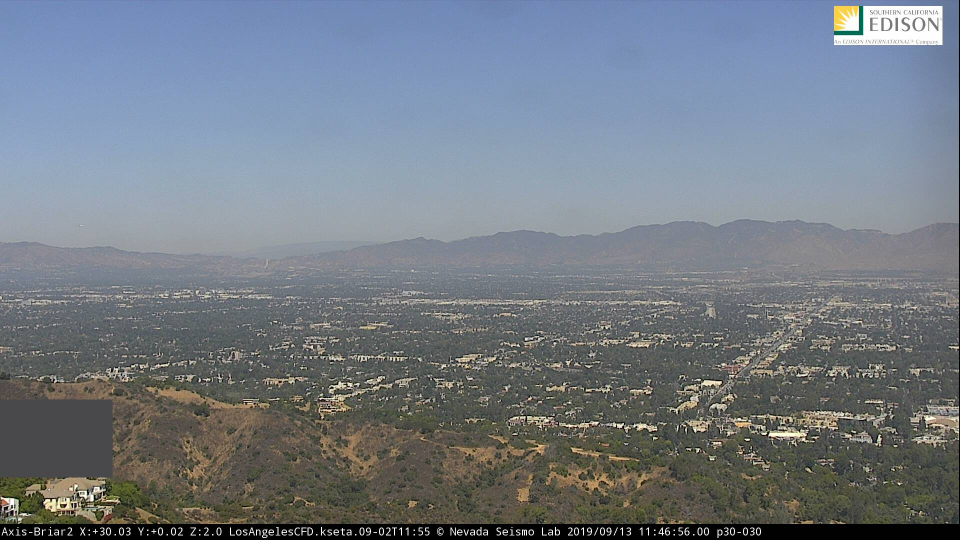
#> input picture lib/test_OCR1.jpg, 1920 x 1080 px (shown at 1/2 size)
$ python -i segmentation_library.py   (imports and definitions only)   (older library calls are emulated)
#> lines starting #> are read from the running program, lines starting #| are printed output that depends on the picture
# Copyright 2018 The Fuego Authors.
#
# Licensed under the Apache License, Version 2.0 (the "License");
# you may not use this file except in compliance with the License.
# You may obtain a copy of the License at
#
#     http://www.apache.org/licenses/LICENSE-2.0
#
# Unless required by applicable law or agreed to in writing, software
# distributed under the License is distributed on an "AS IS" BASIS,
# WITHOUT WARRANTIES OR CONDITIONS OF ANY KIND, either express or implied.
# See the License for the specific language governing permissions and
# limitations under the License.
# ==============================================================================
import numpy as np
from skimage import io, segmentation, img_as_ubyte, color
from skimage.measure import label, regionprops
from skimage.future import graph
from skimage.color import label2rgb, rgb2grey
from skimage.filters import threshold_yen
from skimage.morphology import dilation
import datetime
import math as math

##############################################################################################################################################################
##################################################### Multi-Purpose Functions ################################################################################
##############################################################################################################################################################
def segment_check(past_image, current_image, sliding_segments, COLOR = False, UNIVERSAL_THRESHOLD = False, uni_thresh = 0.1, LIVE_RUN = False):
    valid_segments = []
    if COLOR == False:
        motion_segments = []
        motion_segments_unformatted, throwaway_label = check_motion(past_image, current_image, UNIVERSAL_THRESHOLD = False, uni_thresh = 0.1)
        for region_index, region in enumerate(regionprops(motion_segments_unformatted)):
            if region.area >= 7500:
                min_row, min_column, max_row, max_column = region.bbox
                motion_segments += [[min_row, min_column, max_row, max_column]]
        for segment in sliding_segments:
            for motion_segment in motion_segments:
                #See if sliding segment in motion segment
                if segment[0] > motion_segment[0] and segment[0] < motion_segment[2] and segment[1] > motion_segment[1] and segment[1] < motion_segment[3]:
                    valid_segments += [segment]
                    break
                elif segment[0] > motion_segment[0] and segment[0] < motion_segment[2] and segment[3] > motion_segment[1] and segment[3] < motion_segment[3]:
                    valid_segments += [segment]
                    break
                elif segment[2] > motion_segment[0] and segment[2] < motion_segment[2] and segment[3] > motion_segment[1] and segment[3] < motion_segment[3]:
                    valid_segments += [segment]
                    break
                elif segment[2] > motion_segment[0] and segment[2] < motion_segment[2] and segment[1] > motion_segment[1] and segment[1] < motion_segment[3]:
                    valid_segments += [segment]
                    break
                #see if motion segment in sliding segment
                elif motion_segment[0] > segment[0] and motion_segment[0] < segment[2] and motion_segment[1] > segment[1] and motion_segment[1] < segment[3]:
                    valid_segments += [segment]
                    break
                elif motion_segment[0] > segment[0] and motion_segment[0] < segment[2] and motion_segment[3] > segment[1] and motion_segment[3] < segment[3]:
                    valid_segments += [segment]
                    break
                elif motion_segment[2] > segment[0] and motion_segment[2] < segment[2] and motion_segment[3] > segment[1] and motion_segment[3] < segment[3]:
                    valid_segments += [segment]
                    break
                elif motion_segment[2] > segment[0] and motion_segment[2] < segment[2] and motion_segment[1] > segment[1] and motion_segment[1] < segment[3]:
                    valid_segments += [segment]
                    break
    else:
        color_segments = color_segmentation(current_image)
        for segment in sliding_segments:
            for color_segment in color_segments:
                #See if sliding segment in motion segment
                if segment[0] > color_segment[0] and segment[0] < color_segment[2] and segment[1] > color_segment[1] and segment[1] < color_segment[3]:
                    valid_segments += [segment]
                    break
                elif segment[0] > color_segment[0] and segment[0] < color_segment[2] and segment[3] > color_segment[1] and segment[3] < color_segment[3]:
                    valid_segments += [segment]
                    break
                elif segment[2] > color_segment[0] and segment[2] < color_segment[2] and segment[3] > color_segment[1] and segment[3] < color_segment[3]:
                    valid_segments += [segment]
                    break
                elif segment[2] > color_segment[0] and segment[2] < color_segment[2] and segment[1] > color_segment[1] and segment[1] < color_segment[3]:
                    valid_segments += [segment]
                    break
                #see if motion segment in sliding segment
                elif color_segment[0] > segment[0] and color_segment[0] < segment[2] and color_segment[1] > segment[1] and color_segment[1] < segment[3]:
                    valid_segments += [segment]
                    break
                elif color_segment[0] > segment[0] and color_segment[0] < segment[2] and color_segment[3] > segment[1] and color_segment[3] < segment[3]:
                    valid_segments += [segment]
                    break
                elif color_segment[2] > segment[0] and color_segment[2] < segment[2] and color_segment[3] > segment[1] and color_segment[3] < segment[3]:
                    valid_segments += [segment]
                    break
                elif color_segment[2] > segment[0] and color_segment[2] < segment[2] and color_segment[1] > segment[1] and color_segment[1] < segment[3]:
                    valid_segments += [segment]
                    break
    if LIVE_RUN == True:
        return valid_segments, throwaway_label
    return valid_segments


def live_reader(camera_dictionary, url, out_dir, images_processed_this_run):
    url = str(url)
    try:
        old_time = camera_dictionary[url][1]
    except:
        print("#############################################################################")
        print("Key Error: URL NOT FOUND FOR PREVIOUS IMAGE")
        try:
            image_url = str(url)
            image = io.imread(image_url, plugin='matplotlib')
            ntime = datetime.datetime.now().isoformat()
            print("Successfully Read In Replacement")
            print("#############################################################################")
            return (url, image, ntime, url)
        except:
            print("CATASTROPHIC FAILURE - WILL CRASH")
            print("#############################################################################")
            return
    old_image = camera_dictionary[url][2]
    image_url = str(url)
    image_name = camera_dictionary[url][0]
    print("Processing image from: "+image_url)
    ntime = datetime.datetime.now().isoformat()
    ff = open(out_dir+'urls_ran.txt','a+')
    ff.write(image_url+' '+str(images_processed_this_run)+' '+str(ntime)+'\r\n')
    ff.close()
    try:
        image = io.imread(image_url, plugin='matplotlib')
        print("Successfully read in: "+url)
    except:
        print("Oops, looks like we cant get "+url+" right now. Skipping...")
        return (url, old_image, old_time, image_name)
    return image, old_image, ntime, image_name


##############################################################################################################################################################
##################################################### Color Segmentation Functions ###########################################################################
##############################################################################################################################################################

def _weight_mean_color(graph, src, dst, n):
    """Callback to handle merging nodes by recomputing mean color.

    The method expects that the mean color of `dst` is already computed.

    Parameters
    ----------
    graph : RAG
        The graph under consideration.
    src, dst : int
        The vertices in `graph` to be merged.
    n : int
        A neighbor of `src` or `dst` or both.

    Returns
    -------
    data : dict
        A dictionary with the `"weight"` attribute set as the absolute
        difference of the mean color between node `dst` and `n`.
    """

    diff = graph.node[dst]['mean color'] - graph.node[n]['mean color']
    diff = np.linalg.norm(diff)
    return {'weight': diff}

def merge_mean_color(graph, src, dst):
    """Callback called before merging two nodes of a mean color distance graph.

    This method computes the mean color of `dst`.

    Parameters
    ----------
    graph : RAG
        The graph under consideration.
    src, dst : int
        The vertices in `graph` to be merged.
    """
    graph.node[dst]['total color'] += graph.node[src]['total color']
    graph.node[dst]['pixel count'] += graph.node[src]['pixel count']
    graph.node[dst]['mean color'] = (graph.node[dst]['total color'] / graph.node[dst]['pixel count'])

def color_segmentation(image, GRAY_CHECK = True):
        if GRAY_CHECK == True:
            try:
                labels = segmentation.slic(image, compactness=3, n_segments=200, spacing=[1, .1, 1]) # or (img, compactness=30, n_segments=200)
            except Exception:
                return
            try:
                g = graph.rag_mean_color(image, labels)
            except:
                return
            labels2 = graph.merge_hierarchical(labels, g, thresh=35, rag_copy=False, in_place_merge=True, merge_func=merge_mean_color, weight_func=_weight_mean_color)
            if len(regionprops(labels2)) < 15:
                labels2 = segmentation.slic(image,compactness=3, n_segments=40, spacing=[1, .1, 1])
            out = color.label2rgb(labels2, image, kind='avg')
            out = segmentation.mark_boundaries(out, labels2, (0, 0, 0))
            color_segments = []
            unfiltered_color_segments = []
            for region_index, region in enumerate(regionprops(labels2)):
                if region.area >= 7500:
                    min_row, min_column, max_row, max_column = region.bbox
                    unfiltered_color_segments += [[min_row, min_column, max_row, max_column]]
            for seg in unfiltered_color_segments:
                rgb = out[seg[0]+1][seg[1] + 1]
                grayness = np.var(rgb)
                white_or_black = math.fsum(rgb)
                if grayness < .1 and white_or_black > 0.05 and white_or_black < 2.95:
                    color_segments += [seg]
            return color_segments

        else:
            try:
                labels = segmentation.slic(image, compactness=3, n_segments=200, spacing=[1, .1, 1]) # or (img, compactness=30, n_segments=200)
            except Exception:
                return
            try:
                g = graph.rag_mean_color(image, labels)
            except:
                return
                labels2 = graph.merge_hierarchical(labels, g, thresh=35, rag_copy=False, in_place_merge=True, merge_func=merge_mean_color, weight_func=_weight_mean_color)
            if len(regionprops(labels2)) < 15:
                labels2 = segmentation.slic(image,compactness=3, n_segments=40, spacing=[1, .1, 1])
            out = color.label2rgb(labels2, image, kind='avg')
            out = segmentation.mark_boundaries(out, labels2, (0, 0, 0))
            return labels2, out

##############################################################################################################################################################
##################################################### Sliding Window Segmentation Functions ##################################################################
##############################################################################################################################################################

def sliding_window(image, overlap=True, fractional_overlap = 0.5, window_size_factor = 1):
    print('Generating window size...')
    image_height, image_width = image.shape[0:2]
    print(image_height, image_width)
    if image_height < 2000:
        window_height= int(256*window_size_factor)
        window_width= int(256*window_size_factor)
    elif image_height >= 2000:
        window_height = int(384*window_size_factor)
        window_width = int(384*window_size_factor)
    if image_height <= 256 or image_width <= 256:
        return [0, 0, image_height-1, image_width-1]
    coordlist = []

    if overlap==False:
        for min_height in np.arange(0, image_height, window_height):
            for min_width in np.arange(0, image_width, window_width):
                max_height = min_height + window_height
                if max_height >= image_height:
                    max_height = image_height-1
                max_width = min_width + window_width
                if max_width >= image_width:
                    max_width = image_width-1
                coordlist += [[min_height, min_width, max_height, max_width]]

    elif overlap == True:
        pixel_step_height = int(np.ceil(window_height - fractional_overlap*window_height))
        pixel_step_width = int(np.ceil(window_width - fractional_overlap*window_width))
        height_dist = int(image_height - window_height)

        if np.mod(height_dist, pixel_step_height) != 0:
            for i in range(1, window_height):
                if np.mod(height_dist, pixel_step_height - i) == 0:
                    pixel_step_height =  pixel_step_height - i
                    break
                elif np.mod(height_dist, pixel_step_height + i) == 0:
                    pixel_step_height =  pixel_step_height + i
                    break
        width_dist = int(image_width - window_width)

        if np.mod(width_dist, pixel_step_width) != 0:
            for i in range(1, window_width):
                if np.mod(width_dist, pixel_step_width - i) == 0:
                    pixel_step_width =  pixel_step_width - i
                    break
                elif np.mod(width_dist, pixel_step_width + i) == 0:
                    pixel_step_width =  pixel_step_width + i
                    break

        for height in np.arange(0, height_dist + pixel_step_height, pixel_step_height):
            for width in np.arange(0, width_dist + pixel_step_width, pixel_step_width):
                coordlist += [[height, width, height + window_height, width + window_width]]
    print('Generated '+str(len(coordlist))+' windows.')
    return coordlist

##############################################################################################################################################################
##################################################### Motion Detection Segmentation Functions ##################################################################
##############################################################################################################################################################

def reduce_res(channel, dtype = int):  #np.float64 for greyscale
    height = channel.shape[0]
    width = channel.shape[1]
    if np.mod(height,2) > 0 or np.mod(width,2) > 0:
        print("ODD!")
    h = 16
    if height < 1080:
        h = 12
    while np.mod(height,h) > 0 or np.mod(width,h) > 0:
        h -= 4
        if h == 0:
            h = 2
            break
    w = h
    c = np.arange(0,channel.shape[0], h)
    d = np.arange(0,channel.shape[1], w)
    hs = np.full_like(c, h)
    ws = np.full_like(d, w)
    list_avgs = [np.mean(channel[i:i+w,j:j+h]) for i in c for j in d]
    array_avgs =  np.array(list_avgs, dtype=dtype).reshape(len(c),len(d))
    A = array_avgs.repeat(hs, axis=0)
    A = A.repeat(ws, axis=1)
    return A

def check_motion(previous_image, current_image, UNIVERSAL_THRESHOLD = False, uni_thresh = .1):

    previous_grey = rgb2grey(previous_image)
    current_grey = rgb2grey(current_image)

    diff = reduce_res(current_grey, dtype=np.float64)-reduce_res(previous_grey, dtype=np.float64)
    abdiff = abs(diff)
    nabdiff = abdiff**.5

    if UNIVERSAL_THRESHOLD == True:
        thresh = uni_thresh
    else:
        thresh = threshold_yen(nabdiff)

    binary = nabdiff > thresh
    selem = np.ones([32,32],dtype=np.uint8)
    smallselem = np.ones([4,4], dtype=np.uint8)

    dilated = dilation(binary, selem)
    ddilated = dilation(dilated, smallselem)

    segments = label(ddilated, connectivity=2)
    try:
        image_label_overlay = img_as_ubyte(label2rgb(segments, image=current_grey, colors=['red'], bg_label=0,bg_color=(0,0,0)))
    except:
        print("Label Shape", np.shape(segments))
        print("Image Shape", np.shape(current_grey))

    return segments, image_label_overlay

>>> import cv2
>>> picture = cv2.cvtColor(cv2.imread('../../lib/test_OCR1.jpg'), cv2.COLOR_BGR2RGB)
>>> result = color_segmentation(picture)
#> in color_segmentation, `labels = segmentation.slic(image, compactness=3, n_segments=200, spaci..`:
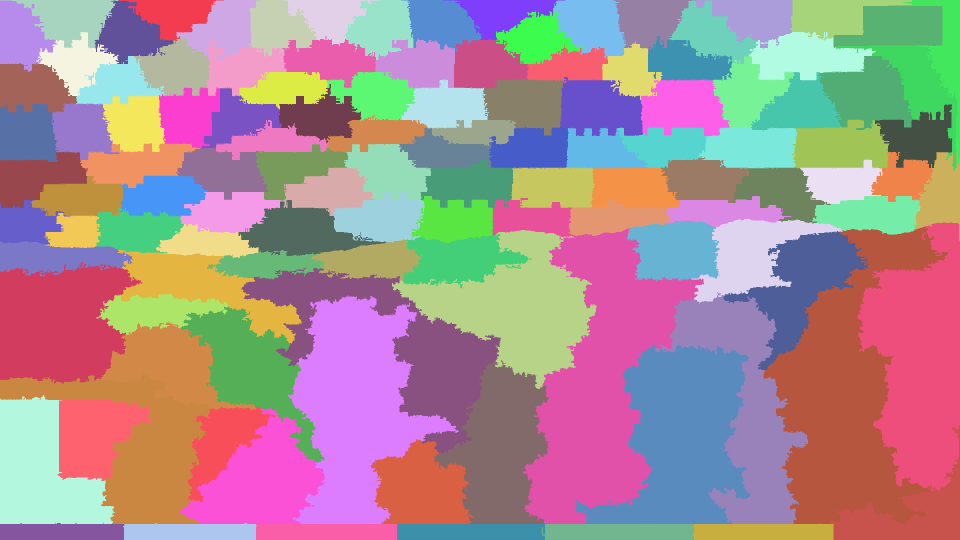
#> labels: shape (1080, 1920) int64 (shown at 1/2 size); 118 distinct labels, from 1 to 118; one colour per label, 0 black
#> (the run stopped early here; a loop or call above may not have finished)
